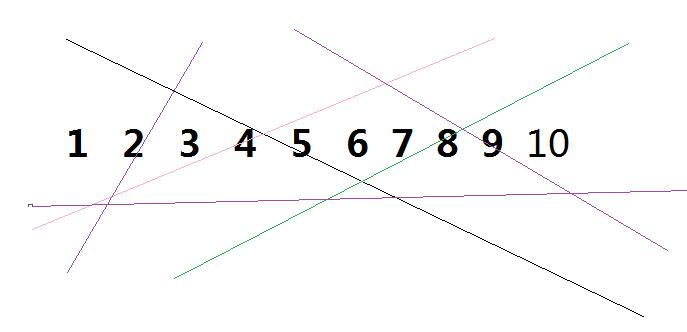
//> input picture images/openSubDetail.jpg, 687 x 332 px
$ ./opencv_036   (built with g++ and OpenCV 4)
//> lines starting //> are read from the running program, lines starting //| are printed output that depends on the picture; after the words box and inside, x2 and y2 are one past the last pixel; in counts of white or black regions, pixels touching at a corner belong together
#include <opencv2/opencv.hpp>
#include <iostream>
#include<vector>
using namespace std;
using namespace cv;

/*
* 图像开操作
* 开操作 = 腐蚀 + 膨胀  目的：删除小的干扰块
*/
void morphologyOpenDemo(Mat& original, int shape, cv::Size size, cv::Point anchor);
/*
* 图像闭操作
* 闭操作 = 膨胀 + 腐蚀  目的:填充闭合区域
*/


int main(int argc, char** argv) {
	Mat src = imread("D:/images/openSubDetail.jpg", IMREAD_UNCHANGED);
//> src is the input picture: 332 rows x 687 cols, CV_8UC3; mean B, G, R 249.7, 249.5, 249.6
	if (src.empty()) {
		cout << "can`t read this image" << endl;
	}

	imshow("source",src);
	// [11 lines of commented-out code are left out]
	Mat gray, binary;
	cvtColor(src, gray, COLOR_BGR2GRAY);
	threshold(gray,binary,0,255,THRESH_BINARY_INV|THRESH_OTSU);
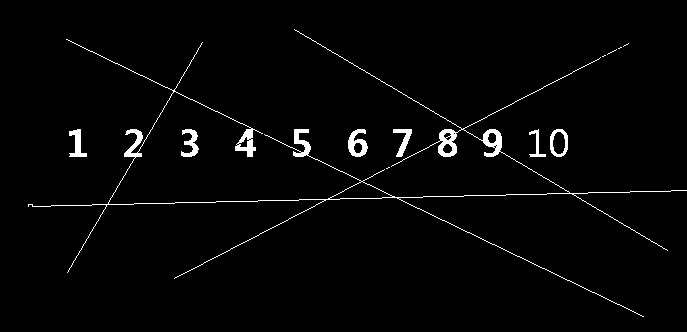
//> binary: 332 rows x 687 cols, CV_8UC1; 2.2% white; 12 white regions (5 under 20 px), largest, box (x1, y1, x2, y2) and area: (28, 29, 687, 317) 3675, (348, 129, 368, 157) 314, (181, 129, 199, 157) 254
	Mat kernel = getStructuringElement(MORPH_RECT, Size(3, 3), Point(-1, -1));
	imshow("binary_win", binary);
	Mat dst;
	morphologyEx(binary, dst, MORPH_OPEN, kernel, Point(-1, -1), 1);
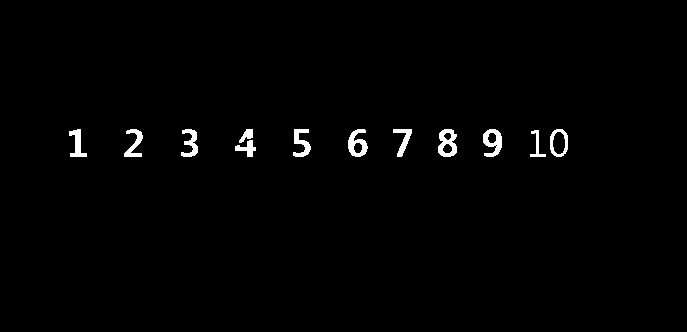
//> dst: 332 rows x 687 cols, CV_8UC1; 1.2% white; 12 white regions
	imshow("dst_win",dst);
	/*
	* 提取目标
	*/
	vector<vector<Point>> contours;
	vector<Vec4i> hierarchy;
	findContours(dst,contours, hierarchy,RETR_EXTERNAL, CHAIN_APPROX_SIMPLE,Point());
//> contours = 12 contours; largest, box (x1, y1, x2, y2) and area: (550, 129, 568, 157) 396, (438, 129, 457, 157) 392, (483, 129, 502, 157) 334, (348, 129, 368, 157) 331, (293, 129, 311, 157) 206
	Mat canvas = Mat(src.size(),src.type());
	canvas = Scalar::all(255);
	for (size_t t =0;t<contours.size();t++)
	{
		drawContours(canvas,contours,t,Scalar(0,0,0),1,8);
	}
//> this loop made 12 passes
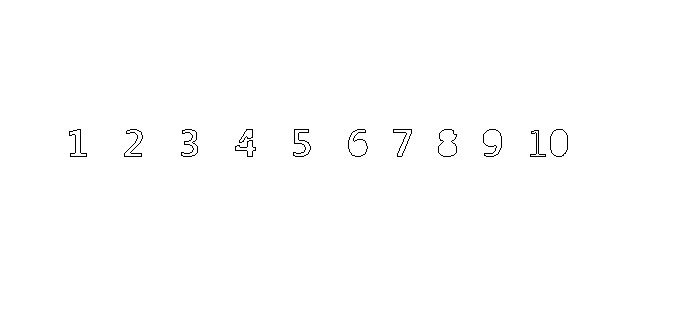
//> canvas: 332 rows x 687 cols, CV_8UC3; 99.5% white; black in thin lines or dots, all inside (x1, y1, x2, y2) = (69, 129, 568, 157)
	imshow("canvas",canvas);
	waitKey(0);
	destroyAllWindows();
	return 0;
}

void morphologyOpenDemo(Mat& original,int shape,cv::Size size,cv::Point anchor)
{
	if (original.empty())
	{
		cout << " can`t get this ph" << endl;
	}
	namedWindow("open_source_win",WINDOW_FREERATIO);
	imshow("open_source_win",original);
	Mat kernel = getStructuringElement(shape, size, anchor);
	Mat erode_result;
	erode(original, erode_result, kernel);
	Mat dst;
	dilate(erode_result, dst, kernel);
	namedWindow("open_dst_win", WINDOW_FREERATIO);
	imshow("open_dst_win", dst);
}
